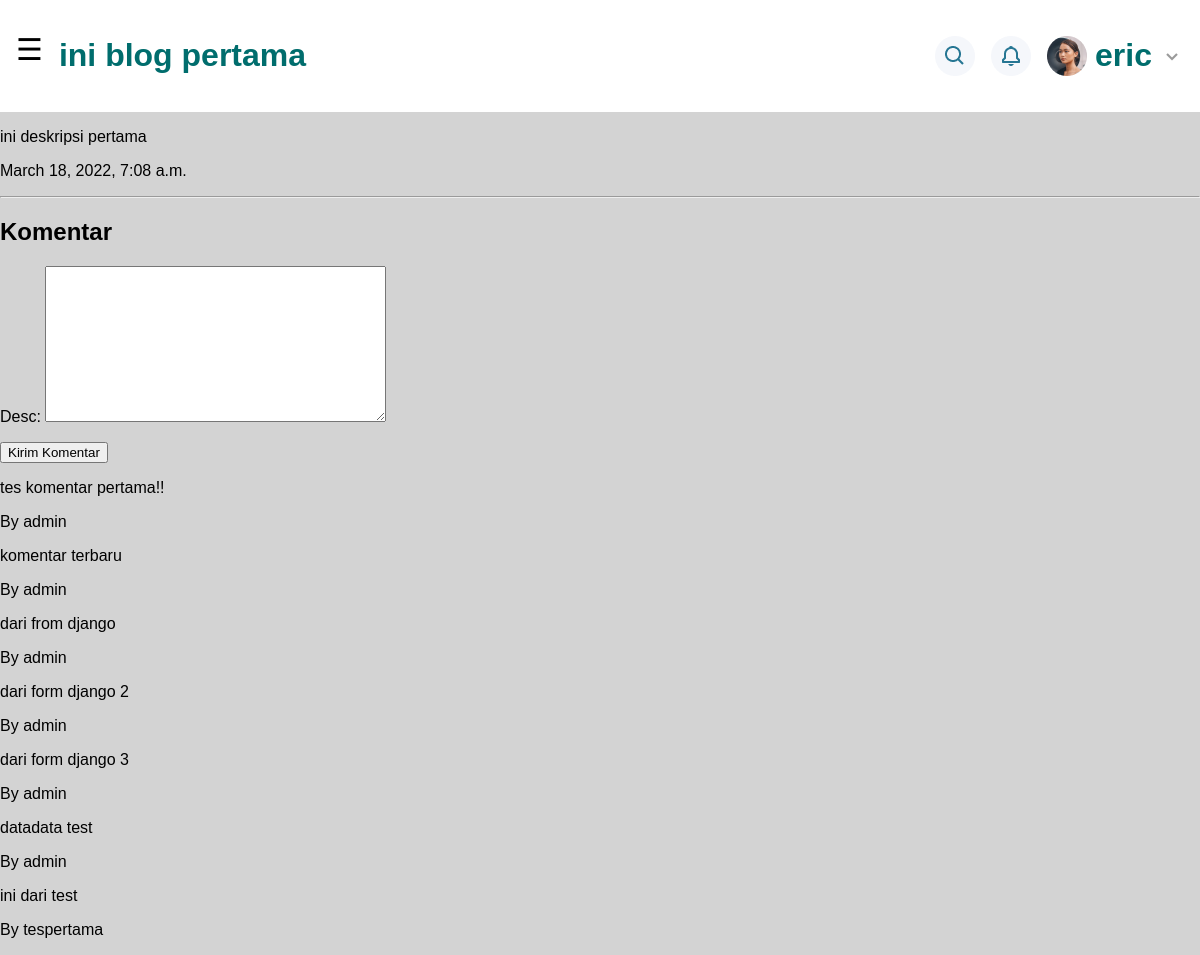
The page /blogs/1 (signed in) on the database its author committed.
### blogs/models.py (models this page shows, shortened)
class Blog(models.Model):
	title = models.CharField(max_length = 100)
	desc = models.TextField()
	created_at = models.DateTimeField(auto_now_add = True)

class Comment(models.Model):
	user = models.ForeignKey(settings.AUTH_USER_MODEL, default=1, on_delete=models.CASCADE)
	blog = models.ForeignKey(Blog, on_delete=models.CASCADE) #MENUNJUKAN RELASI (1 TO MANY KLO INI)
	desc = models.TextField()
	created_at = models.DateTimeField(auto_now_add = True)

### blogs/views.py (the view)
# urls.py: path('<int:id>', views.single, name='single'),
def single(request, id):
	blog = get_object_or_404(Blog,pk = id)
	form = forms.CommentForm()
	return render(request, 'blogs/single.html', {'blog':blog, 'form': form})

### blogs/forms.py
class CommentForm(forms.ModelForm):
	desc = forms.CharField(required=True, widget=forms.Textarea, validators = [validators.MinLengthValidator(5)])
	class Meta:
		model = Comment
		fields = ['desc']

### blogs/templates/blogs/single.html (shortened to what this page needs)
{% extends 'base.html' %}
{% block title %}
	{{blog.title}}
{% endblock %}
{% block content %}
	<p>{{blog.desc}}</p>
	<p>{{blog.created_at}}</p>
	<hr>
	<h2>Komentar</h2>
	{% if user.is_authenticated %}
		<form action="{% url 'blogs:comment' blog.id %}" method="post">
			{{ form.as_p }}
			<input type="submit" value="Kirim Komentar">
		</form>
	{% else %}
		<b><p>Kamu harus login untuk komentar </p> </b>
	{% endif %}
	{% for comment in blog.comment_set.all %}
		<p> {{comment.desc}}
	</p>
		<p>By {{comment.user}}</p>
	{% endfor %}
{% endblock %}

### templates/base.html (shortened to what this page needs)
{% load static %}
<!DOCTYPE html>
<html lang="en">
<head>
	<link rel="stylesheet" href="{% static 'css/layout.css' %}">
</head>
<body onload="startTime()">
	<div id="main">
		<div class="topnav">
			<span style="font-size:30px;cursor:pointer;float: left; padding-top: 16px;" onclick="openNav()">&#9776;</span>
			<h1 style="float: left; padding-left: 16px; color: rgb(0, 109, 109);">{% block title%}{% endblock %}</h1>
			{% if user.is_authenticated %}
				<a href="">
					<img src="{% static 'images/panahbawah.png' %}" style="padding-left: 8px; float: right; padding-top: 28px;">
					<h1 style=" float: right; color: rgb(0, 109, 109);">{{request.user.username}}</h1>
					<img src="{% static 'images/fotoprofil.png' %}" style="padding-right: 8px; float: right; padding-top: 20px;">
				</a>
				<a href="{% url 'notif' %}"><img src="{% static 'images/Group_187.png' %}" alt="notificationlogo" style="float: right; padding-right: 16px; padding-top: 20px;"></a>
				<a href=""><img src="{% static 'images/Group_188.png' %}" alt="searchlogo" style="float: right; padding-right: 16px; padding-top: 20px;"></a>
			{% endif %}
		</div>
		<div class="allcontent">
			{% block content %}{% endblock %}
		</div>
	</div>
</body>
</html>

### assets/css/layout.css (style rules this page uses)
body { font-family: sans-serif; background: lightgray; width: 100%; margin: auto; transition: background-color .5s; }
#main { transition: margin-left .5s; }
.topnav { padding: 16px; overflow: hidden; background-color: white; }

### rows shown on the page
Blog: title "ini blog pertama", desc "ini deskripsi pertama", created_at "March 18, 2022, 7:08 a.m."
Comment: desc "tes komentar pertama!!", user "admin"
Comment: desc "komentar terbaru", user "admin"
Comment: desc "dari from django", user "admin"
Comment: desc "dari form django 2", user "admin"
Comment: desc "dari form django 3", user "admin"
Comment: desc "datadata test", user "admin"
Comment: desc "ini dari test", user "tespertama"

### other values the page prints
{{ request.user.username }} "eric"
